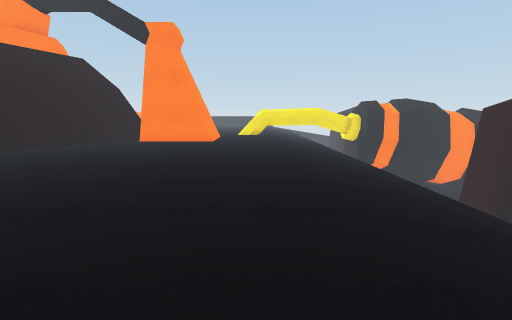
view 1 (above)

24 first-person views from a walk through a scene from a Unity 3-D project. The camera is 1.3 m above the floor, tilts 8° down and sees 80° across. The floor is counted in squares, 1 m on a side. Each view is taken from the middle of a square. On the plan, view 1 faces up. The plan holds only what a view shows up to about 14 squares ahead; the rest is blank. The place goes on beyond the plan. Surface patterns are stand-ins for the level's own textures.

view 2
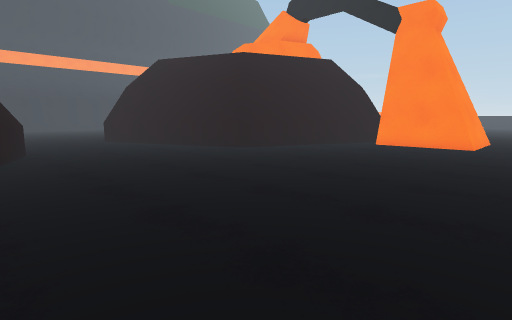

view 3
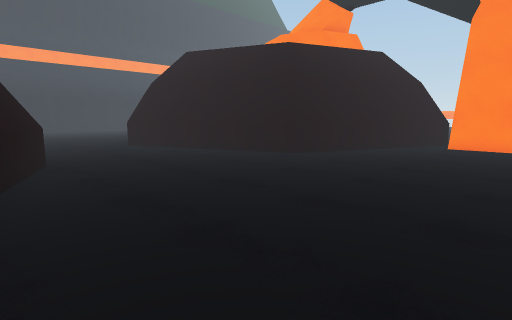

view 4
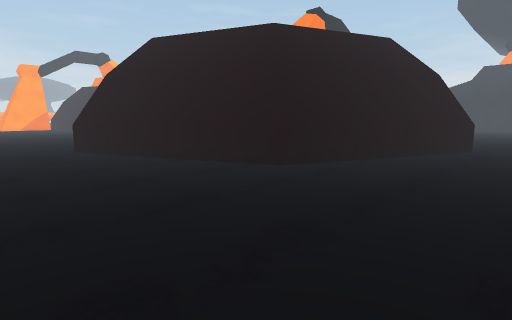

view 5
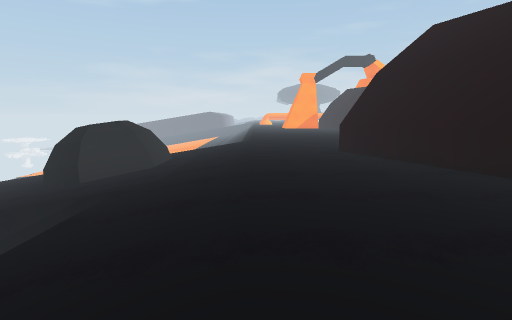

view 6
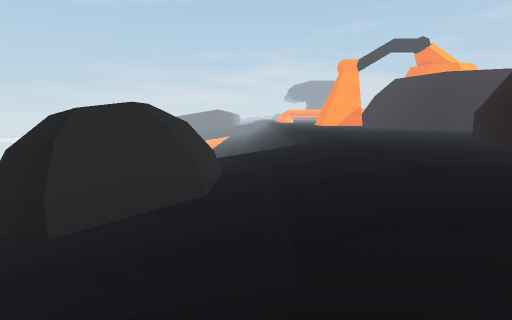

view 7
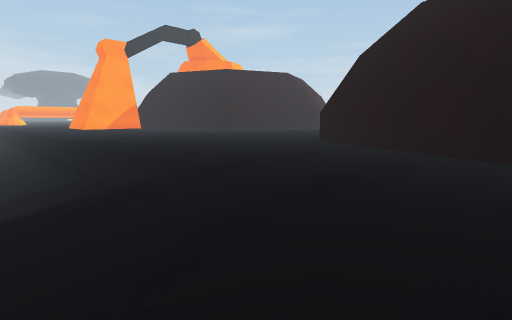

view 8
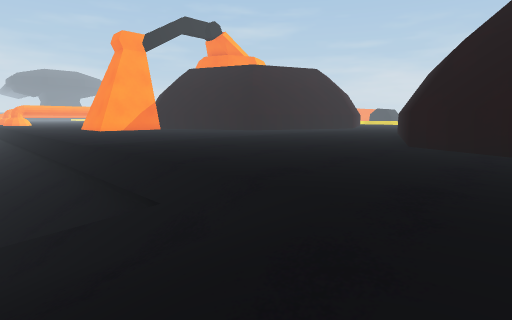

view 9
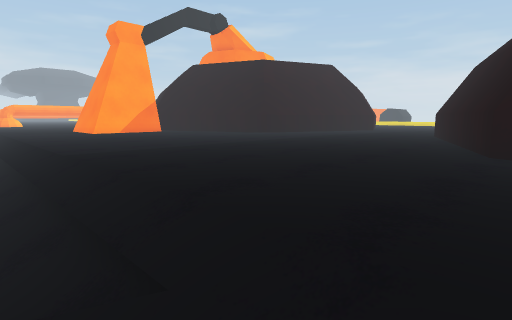

view 10
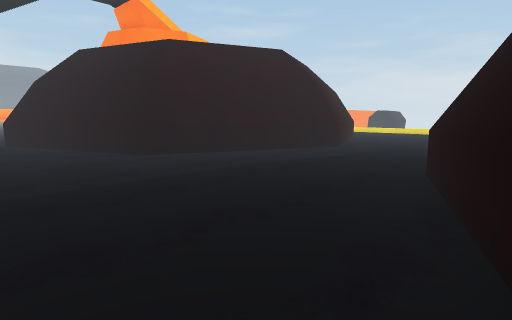

view 11
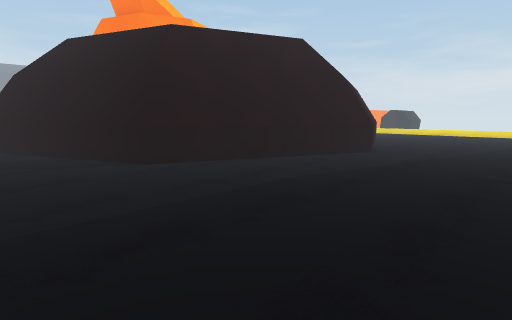

view 12
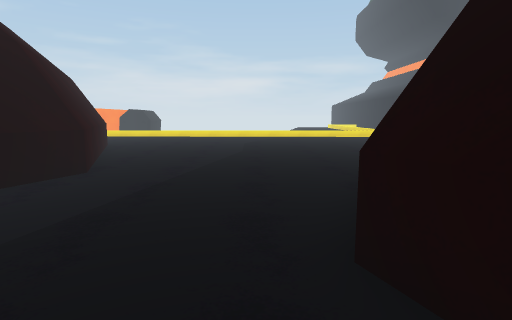

view 13
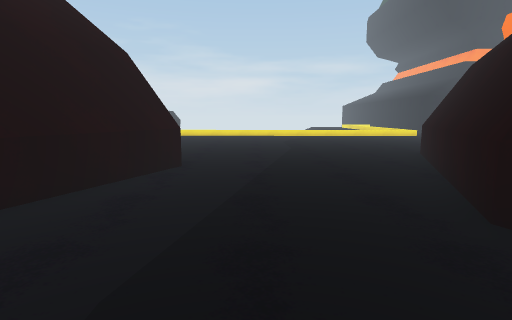

view 14
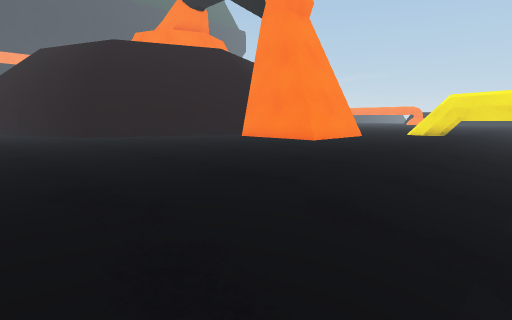

view 15
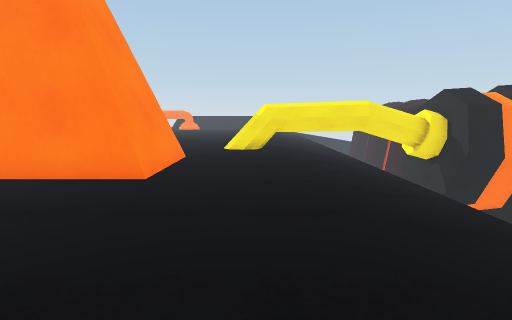

view 16
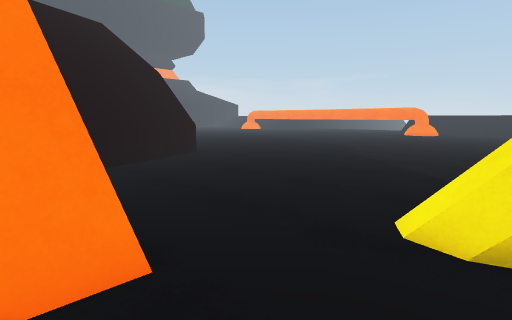

view 17
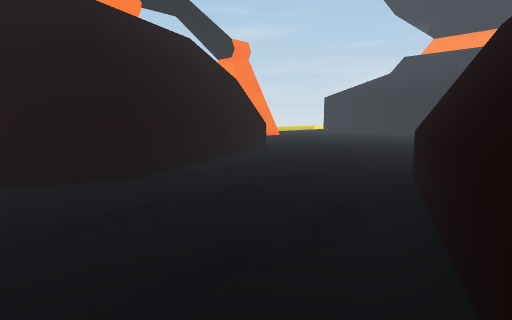

view 18
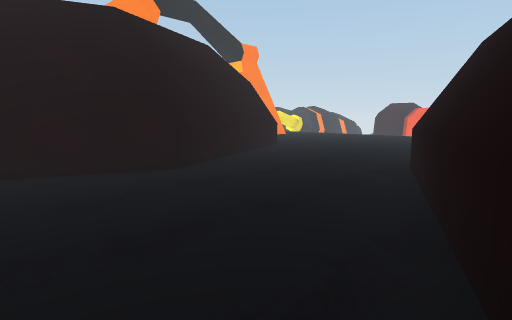

view 19
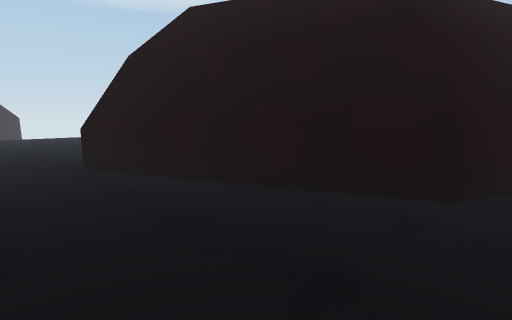

view 20
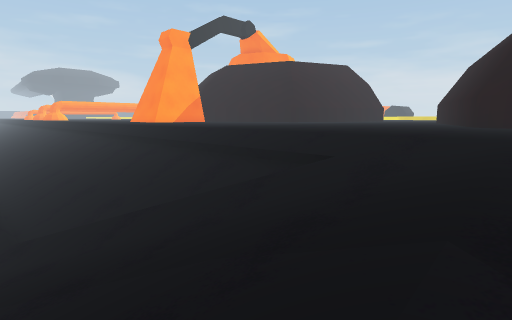

view 21
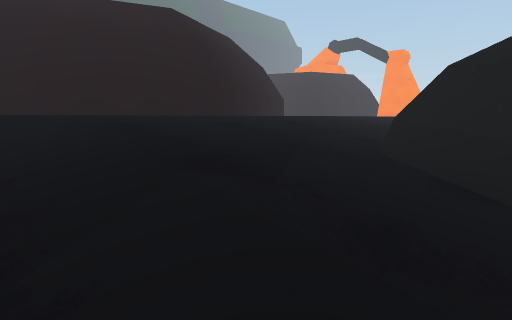

view 22
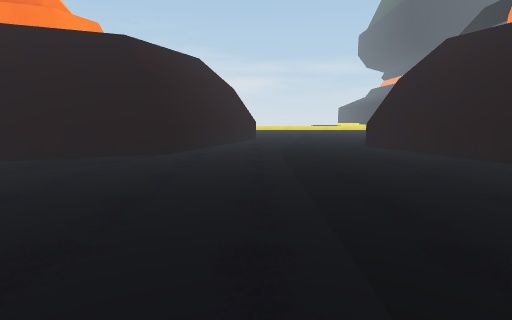

view 23
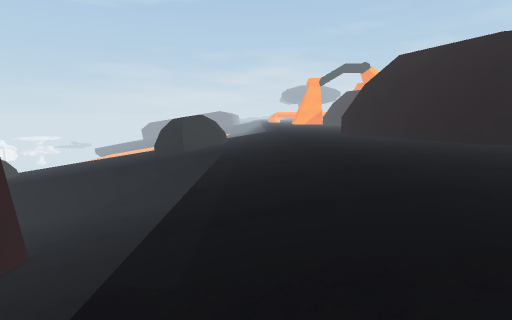

view 24
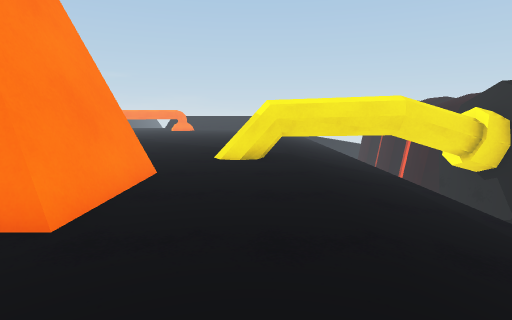

### Floor plan
Key: @ floor where view 1 was taken; # wall or solid block; . main floor; - floor 0.5 m lower than the main floor; _ floor 0.75 m lower than the main floor; < floor 1 m lower than the main floor; / step, stairs or slope; = window, fence, low wall or low ledge; ^ raised ledge; v drop or lower ground.
Columns run from 21 left of view 1 to 7 right of it. Each row starts with its distance up from view 1.
 24             #........ .//-  #
 23             #.......=#####v##
 22             ##.......#####vv#
 21             ##.........//-  v
 20                   #....//-
 19                   #....//-
 18                   #....//-
 17              ######....//-
 16              #.........//-
 15             ##.........//-
 14             ##.........//-
 13            ##..........//-
 12            ##..........//-
 11          ###...........//-
 10        ####............//-
  9  #######...............//-
  8  ..###.................//-
  7 .......................//-  v
  6 .......................//-  v
  5 .......................//-  v
  4 .......................//-  v
  3 ......######...........//-  v
  2 ....####  ####.........//-  v
  1 .####        ###.......//-  v
  0 .##            ##....@.//-  v
 -1  #              #......//-  v
 -2                 ##.....//-
 -3                  #...../////<
 -4                  ##..../////<
 -5                  ##..../////<
 -6                   #....///_##
 -7                   #....//-=^^
 -8                   #....//-=^
 -9                  ##....//-=#^
-10                  #.....///_=#
-11                 ##...../////<
-12                 ##...../////<
-13                ##......//////
-14 .###          ###......//////
-15 ...###     ####........//////
-16 .....########..........//////
-17 ........##.............//////
-18 .......................//////
-19 .......................//////
-20 .......................//////
-21 ......................./////
-22 ...##................../////
-23 .#######.............../////
-24 ##    ####............./////
-25          ###.........../////
-26            ##........../////
-27            ##..... ..../////

Where each view was taken, in squares from view 1:
view 1: 0 up, 0 right, facing up
view 2: 2 up, 0 right, facing up-left
view 3: 2 up, 3 left, facing up-left
view 4: 6 up, 1 right, facing down-left
view 5: 5 up, 1 right, facing down
view 6: 1 down, 4 right, facing down
view 7: 8 down, 4 right, facing down-left
view 8: 11 down, 4 right, facing down-left
view 9: 13 down, 3 right, facing down-left
view 10: 15 down, 5 left, facing down-left
view 11: 17 down, 6 left, facing down-left
view 12: 18 down, 10 left, facing left
view 13: 20 down, 9 left, facing left
view 14: 7 up, 4 right, facing up-left
view 15: 10 up, 0 right, facing up
view 16: 19 up, 0 right, facing up-left
view 17: 10 up, 10 left, facing down-left
view 18: 1 up, 21 left, facing up-right
view 19: 6 up, 21 left, facing down-right
view 20: 12 down, 7 right, facing down-left
view 21: 14 down, 7 right, facing up-left
view 22: 22 down, 1 right, facing left
view 23: 12 up, 3 right, facing down
view 24: 13 up, 0 right, facing up
